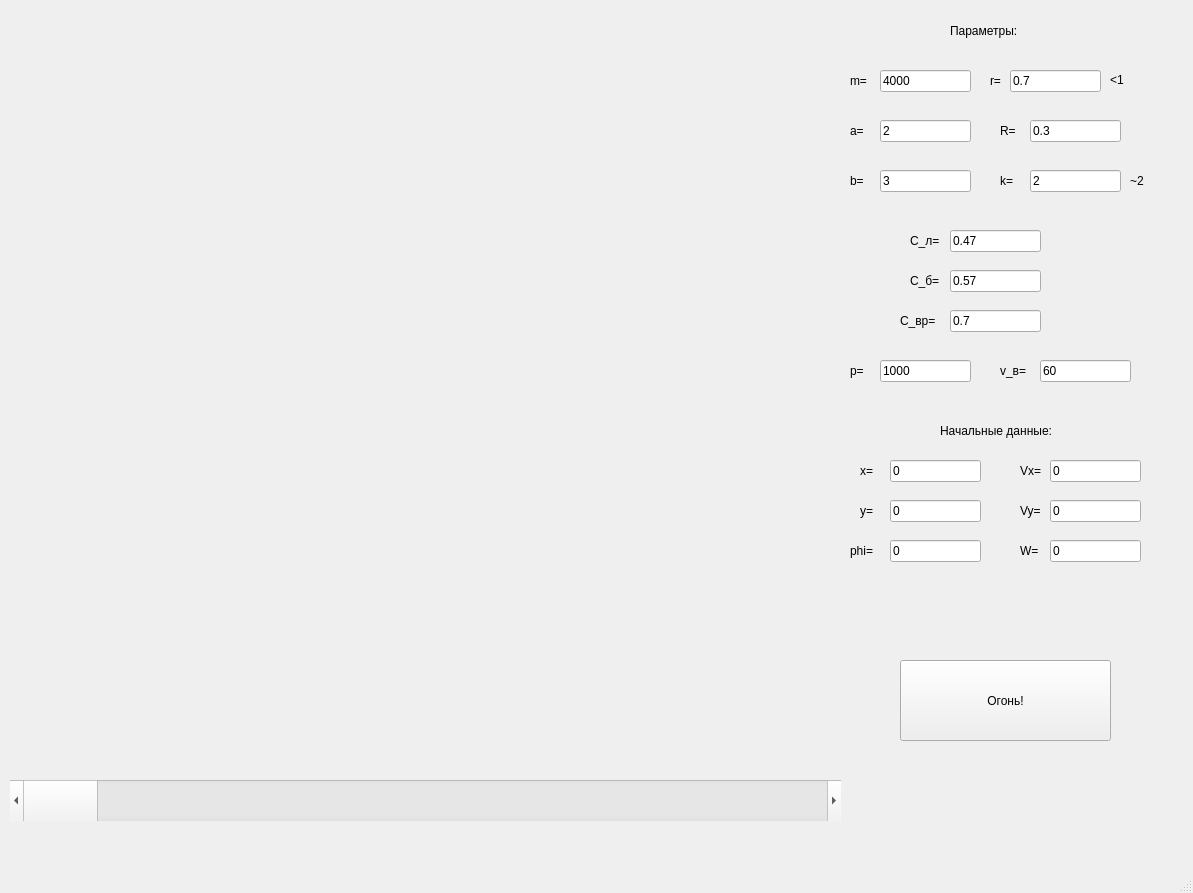
<?xml version="1.0" encoding="UTF-8"?>
<ui version="4.0">
 <class>MainWindow</class>
 <widget class="QMainWindow" name="MainWindow">
  <property name="geometry">
   <rect>
    <x>0</x>
    <y>0</y>
    <width>1193</width>
    <height>893</height>
   </rect>
  </property>
  <property name="windowTitle">
   <string>MainWindow</string>
  </property>
  <widget class="QWidget" name="centralwidget">
   <widget class="QWidget" name="OceanWidget" native="true">
    <property name="geometry">
     <rect>
      <x>10</x>
      <y>10</y>
      <width>831</width>
      <height>751</height>
     </rect>
    </property>
   </widget>
   <widget class="QLabel" name="label">
    <property name="geometry">
     <rect>
      <x>950</x>
      <y>20</y>
      <width>81</width>
      <height>21</height>
     </rect>
    </property>
    <property name="text">
     <string>Параметры:</string>
    </property>
   </widget>
   <widget class="QLineEdit" name="m_Edit">
    <property name="geometry">
     <rect>
      <x>880</x>
      <y>70</y>
      <width>91</width>
      <height>22</height>
     </rect>
    </property>
    <property name="text">
     <string>4000</string>
    </property>
   </widget>
   <widget class="QLabel" name="label_2">
    <property name="geometry">
     <rect>
      <x>850</x>
      <y>70</y>
      <width>21</width>
      <height>21</height>
     </rect>
    </property>
    <property name="text">
     <string>m=</string>
    </property>
   </widget>
   <widget class="QLabel" name="label_3">
    <property name="geometry">
     <rect>
      <x>990</x>
      <y>70</y>
      <width>21</width>
      <height>21</height>
     </rect>
    </property>
    <property name="text">
     <string>r=</string>
    </property>
   </widget>
   <widget class="QLineEdit" name="r_Edit">
    <property name="geometry">
     <rect>
      <x>1010</x>
      <y>70</y>
      <width>91</width>
      <height>22</height>
     </rect>
    </property>
    <property name="text">
     <string>0.7</string>
    </property>
   </widget>
   <widget class="QLabel" name="label_4">
    <property name="geometry">
     <rect>
      <x>1110</x>
      <y>70</y>
      <width>21</width>
      <height>21</height>
     </rect>
    </property>
    <property name="text">
     <string>&lt;1</string>
    </property>
   </widget>
   <widget class="QLabel" name="label_5">
    <property name="geometry">
     <rect>
      <x>850</x>
      <y>120</y>
      <width>21</width>
      <height>21</height>
     </rect>
    </property>
    <property name="text">
     <string>a=</string>
    </property>
   </widget>
   <widget class="QLineEdit" name="a_Edit">
    <property name="geometry">
     <rect>
      <x>880</x>
      <y>120</y>
      <width>91</width>
      <height>22</height>
     </rect>
    </property>
    <property name="text">
     <string>2</string>
    </property>
   </widget>
   <widget class="QLabel" name="label_6">
    <property name="geometry">
     <rect>
      <x>850</x>
      <y>170</y>
      <width>21</width>
      <height>21</height>
     </rect>
    </property>
    <property name="text">
     <string>b=</string>
    </property>
   </widget>
   <widget class="QLineEdit" name="b_Edit">
    <property name="geometry">
     <rect>
      <x>880</x>
      <y>170</y>
      <width>91</width>
      <height>22</height>
     </rect>
    </property>
    <property name="text">
     <string>3</string>
    </property>
   </widget>
   <widget class="QLabel" name="label_7">
    <property name="geometry">
     <rect>
      <x>1000</x>
      <y>120</y>
      <width>21</width>
      <height>21</height>
     </rect>
    </property>
    <property name="text">
     <string>R=</string>
    </property>
   </widget>
   <widget class="QLineEdit" name="R_Edit">
    <property name="geometry">
     <rect>
      <x>1030</x>
      <y>120</y>
      <width>91</width>
      <height>22</height>
     </rect>
    </property>
    <property name="text">
     <string>0.3</string>
    </property>
   </widget>
   <widget class="QLabel" name="label_8">
    <property name="geometry">
     <rect>
      <x>1000</x>
      <y>170</y>
      <width>21</width>
      <height>21</height>
     </rect>
    </property>
    <property name="text">
     <string>k=</string>
    </property>
   </widget>
   <widget class="QLineEdit" name="k_Edit">
    <property name="geometry">
     <rect>
      <x>1030</x>
      <y>170</y>
      <width>91</width>
      <height>22</height>
     </rect>
    </property>
    <property name="text">
     <string>2</string>
    </property>
   </widget>
   <widget class="QLabel" name="label_9">
    <property name="geometry">
     <rect>
      <x>1130</x>
      <y>170</y>
      <width>21</width>
      <height>21</height>
     </rect>
    </property>
    <property name="text">
     <string>~2</string>
    </property>
   </widget>
   <widget class="QLineEdit" name="Cl_Edit">
    <property name="geometry">
     <rect>
      <x>950</x>
      <y>230</y>
      <width>91</width>
      <height>22</height>
     </rect>
    </property>
    <property name="text">
     <string>0.47</string>
    </property>
   </widget>
   <widget class="QLabel" name="label_10">
    <property name="geometry">
     <rect>
      <x>910</x>
      <y>230</y>
      <width>31</width>
      <height>21</height>
     </rect>
    </property>
    <property name="text">
     <string>С_л=</string>
    </property>
   </widget>
   <widget class="QLabel" name="label_11">
    <property name="geometry">
     <rect>
      <x>910</x>
      <y>270</y>
      <width>31</width>
      <height>21</height>
     </rect>
    </property>
    <property name="text">
     <string>С_б=</string>
    </property>
   </widget>
   <widget class="QLineEdit" name="Cb_Edit">
    <property name="geometry">
     <rect>
      <x>950</x>
      <y>270</y>
      <width>91</width>
      <height>22</height>
     </rect>
    </property>
    <property name="text">
     <string>0.57</string>
    </property>
   </widget>
   <widget class="QLabel" name="label_12">
    <property name="geometry">
     <rect>
      <x>850</x>
      <y>360</y>
      <width>21</width>
      <height>21</height>
     </rect>
    </property>
    <property name="text">
     <string>p=</string>
    </property>
   </widget>
   <widget class="QLineEdit" name="rho_Edit">
    <property name="geometry">
     <rect>
      <x>880</x>
      <y>360</y>
      <width>91</width>
      <height>22</height>
     </rect>
    </property>
    <property name="text">
     <string>1000</string>
    </property>
   </widget>
   <widget class="QLabel" name="label_13">
    <property name="geometry">
     <rect>
      <x>1000</x>
      <y>360</y>
      <width>31</width>
      <height>21</height>
     </rect>
    </property>
    <property name="text">
     <string>v_в=</string>
    </property>
   </widget>
   <widget class="QLineEdit" name="Vvpd_Edit">
    <property name="geometry">
     <rect>
      <x>1040</x>
      <y>360</y>
      <width>91</width>
      <height>22</height>
     </rect>
    </property>
    <property name="text">
     <string>60</string>
    </property>
   </widget>
   <widget class="QLineEdit" name="Cvr_Edit">
    <property name="geometry">
     <rect>
      <x>950</x>
      <y>310</y>
      <width>91</width>
      <height>22</height>
     </rect>
    </property>
    <property name="text">
     <string>0.7</string>
    </property>
   </widget>
   <widget class="QLabel" name="label_14">
    <property name="geometry">
     <rect>
      <x>900</x>
      <y>310</y>
      <width>41</width>
      <height>21</height>
     </rect>
    </property>
    <property name="text">
     <string>С_вр=</string>
    </property>
   </widget>
   <widget class="QLabel" name="label_15">
    <property name="geometry">
     <rect>
      <x>940</x>
      <y>420</y>
      <width>121</width>
      <height>21</height>
     </rect>
    </property>
    <property name="text">
     <string>Начальные данные:</string>
    </property>
   </widget>
   <widget class="QLabel" name="label_16">
    <property name="geometry">
     <rect>
      <x>860</x>
      <y>460</y>
      <width>21</width>
      <height>21</height>
     </rect>
    </property>
    <property name="text">
     <string>x=</string>
    </property>
   </widget>
   <widget class="QLineEdit" name="x0_Edit">
    <property name="geometry">
     <rect>
      <x>890</x>
      <y>460</y>
      <width>91</width>
      <height>22</height>
     </rect>
    </property>
    <property name="text">
     <string>0</string>
    </property>
   </widget>
   <widget class="QLineEdit" name="y0_Edit">
    <property name="geometry">
     <rect>
      <x>890</x>
      <y>500</y>
      <width>91</width>
      <height>22</height>
     </rect>
    </property>
    <property name="text">
     <string>0</string>
    </property>
   </widget>
   <widget class="QLabel" name="label_17">
    <property name="geometry">
     <rect>
      <x>860</x>
      <y>500</y>
      <width>21</width>
      <height>21</height>
     </rect>
    </property>
    <property name="text">
     <string>y=</string>
    </property>
   </widget>
   <widget class="QLineEdit" name="phi0_Edit">
    <property name="geometry">
     <rect>
      <x>890</x>
      <y>540</y>
      <width>91</width>
      <height>22</height>
     </rect>
    </property>
    <property name="text">
     <string>0</string>
    </property>
   </widget>
   <widget class="QLabel" name="label_18">
    <property name="geometry">
     <rect>
      <x>850</x>
      <y>540</y>
      <width>31</width>
      <height>21</height>
     </rect>
    </property>
    <property name="text">
     <string>phi=</string>
    </property>
   </widget>
   <widget class="QLabel" name="label_19">
    <property name="geometry">
     <rect>
      <x>1020</x>
      <y>540</y>
      <width>21</width>
      <height>21</height>
     </rect>
    </property>
    <property name="text">
     <string>W=</string>
    </property>
   </widget>
   <widget class="QLineEdit" name="Vx0_Edit">
    <property name="geometry">
     <rect>
      <x>1050</x>
      <y>460</y>
      <width>91</width>
      <height>22</height>
     </rect>
    </property>
    <property name="text">
     <string>0</string>
    </property>
   </widget>
   <widget class="QLineEdit" name="Omega0_Edit">
    <property name="geometry">
     <rect>
      <x>1050</x>
      <y>540</y>
      <width>91</width>
      <height>22</height>
     </rect>
    </property>
    <property name="text">
     <string>0</string>
    </property>
   </widget>
   <widget class="QLabel" name="label_20">
    <property name="geometry">
     <rect>
      <x>1020</x>
      <y>460</y>
      <width>21</width>
      <height>21</height>
     </rect>
    </property>
    <property name="text">
     <string>Vx=</string>
    </property>
   </widget>
   <widget class="QLineEdit" name="Vy0_Edit">
    <property name="geometry">
     <rect>
      <x>1050</x>
      <y>500</y>
      <width>91</width>
      <height>22</height>
     </rect>
    </property>
    <property name="text">
     <string>0</string>
    </property>
   </widget>
   <widget class="QLabel" name="label_21">
    <property name="geometry">
     <rect>
      <x>1020</x>
      <y>500</y>
      <width>21</width>
      <height>21</height>
     </rect>
    </property>
    <property name="text">
     <string>Vy=</string>
    </property>
   </widget>
   <widget class="QScrollBar" name="AngleBar">
    <property name="geometry">
     <rect>
      <x>10</x>
      <y>780</y>
      <width>831</width>
      <height>41</height>
     </rect>
    </property>
    <property name="orientation">
     <enum>Qt::Horizontal</enum>
    </property>
   </widget>
   <widget class="QPushButton" name="FireButton">
    <property name="geometry">
     <rect>
      <x>900</x>
      <y>660</y>
      <width>211</width>
      <height>81</height>
     </rect>
    </property>
    <property name="text">
     <string>Огонь!</string>
    </property>
   </widget>
  </widget>
  <widget class="QMenuBar" name="menubar">
   <property name="geometry">
    <rect>
     <x>0</x>
     <y>0</y>
     <width>1193</width>
     <height>26</height>
    </rect>
   </property>
  </widget>
  <widget class="QStatusBar" name="statusbar"/>
 </widget>
 <resources/>
 <connections/>
</ui>
